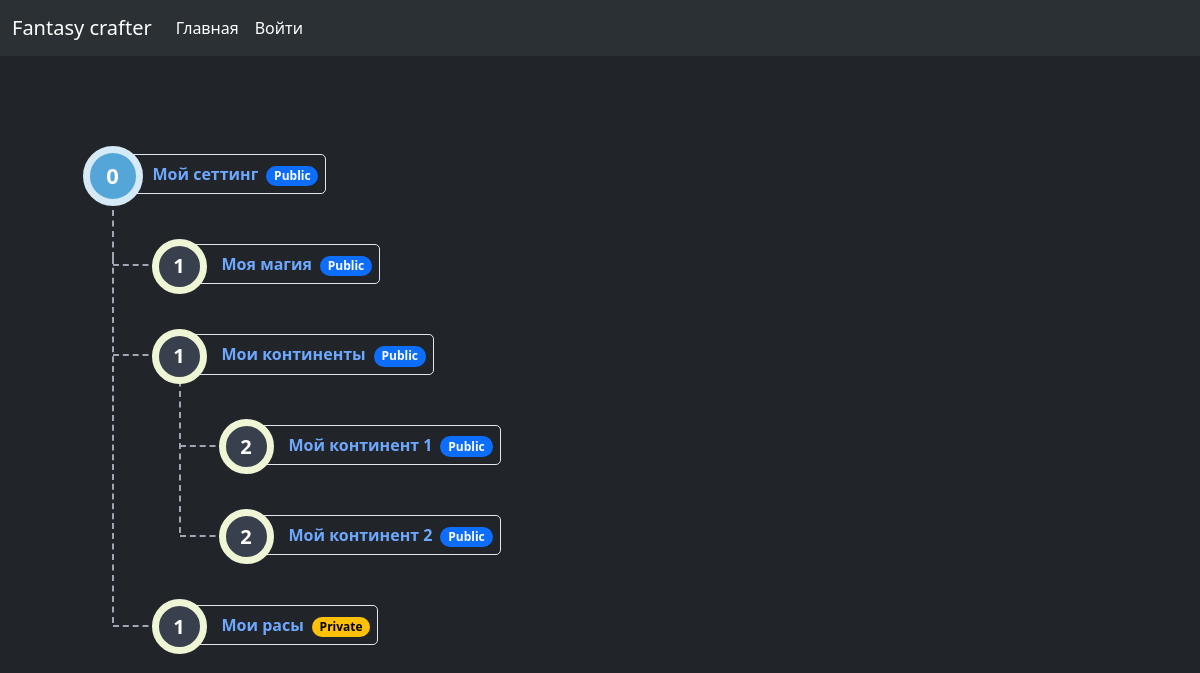
Page /show_tree/1 on the committed database.
### node_manager/models.py (models this page shows)
class Nodes(models.Model):
    name = models.CharField(max_length=200)
    access_mode = models.ForeignKey(AccessModes, null=False, blank=False, on_delete=models.DO_NOTHING)
    owner = models.ForeignKey(User, null=False, blank=False, on_delete=models.DO_NOTHING, related_name='node_owner')
    creator = models.ForeignKey(User, null=False, blank=False, on_delete=models.DO_NOTHING, related_name='node_creator')
    parent = models.ForeignKey('self', null=True, blank=True, on_delete=models.SET_NULL)
    level = models.IntegerField(default=0, null=False, blank=False)
    root_parent = models.ForeignKey('self', null=True, blank=True, on_delete=models.DO_NOTHING, related_name='root')
    class Meta:
        unique_together= (('name', 'creator'))

### node_manager/views.py (the view)
# urls.py: path('show_tree/<int:pk>', views.show_node_tree, name='show_node_tree'),
def show_node_tree(request, pk):
    try:
        root = Nodes.objects.get(pk=pk)
    except Nodes.DoesNotExist:
        return redirect("node_manager:not_found")
    if request.user != root.owner and root.access_mode.name == "private":
        return redirect("node_manager:forbidden")
    nodes = Nodes.objects.filter(root_parent=pk)
    if nodes.count() == 0:
        return redirect("node_manager:not_found")
    max_level = 0
    for node in nodes:
        if node.level > max_level:
            max_level = node.level
    return render(request, "show_node_tree.html", {"nodes": nodes, "max_level": max_level})

### node_manager/templates/show_node_tree.html (shortened to what this page needs)
{% extends 'base_layout_show_tree.html' %}
{% block content %}
<div class="container my-5">
    <div class="treeview js-treeview">
        <ul>
            {% for node in nodes %}
            <li class="node_tree_single_item" id="{{ node.id }}" parent="{{ node.parent.id }}">
                <div class="treeview__level d-inline-flex gap-2 align-items-center" data-level="{{ node.level }}">
                    <a class="level-title text-decoration-none"
                        href="{% url 'node_manager:show_node' node.id %}">{{node.name}}</a>
                    {% if node.access_mode.name == 'private' %}
                    <div class="d-flex gap-2 align-items-center">
                        <div class="fs-6"><span class="badge rounded-pill text-bg-warning">Private</span></div>
                    </div>
                    {% elif node.access_mode.name == 'public' %}
                    <div class="d-flex gap-2 align-items-center">
                        <div class="fs-6"><span class="badge rounded-pill text-bg-primary">Public</span></div>
                    </div>
                    {% endif %}
                </div>
                <ul>
                </ul>
            </li>
            {% endfor %}
        </ul>
    </div>
</div>
{% endblock %}

### static/tree_style.css (style rules this page uses)
body { margin-bottom: 6em; }
.treeview ul { list-style: none; padding-left: 32px; }
.treeview ul li { padding: 50px 0px 0px 35px; position: relative; }
.treeview ul li:before { content: ""; position: absolute; top: -26px; left: -31px; border-left: 2px dashed #a2a5b5; width: 1px; height: 100%; }
.treeview ul li:after { content: ""; position: absolute; border-top: 2px dashed #a2a5b5; top: 70px; left: -30px; width: 65px; }
.treeview ul li:last-child:before { top: -22px; height: 90px; }
.treeview > ul > li:after, .treeview > ul > li:last-child:before { content: unset; }
.treeview > ul > li:before { top: 90px; left: 36px; }
.treeview > ul > li > .treeview__level:before { height: 60px; width: 60px; top: -9.5px; background-color: #54a6d9; border: 7.5px solid #d5e9f6; font-size: 22px; }
.treeview > ul > li > ul { padding-left: 34px; }
.treeview__level { padding: 7px; padding-left: 42.5px; display: inline-block; border-radius: 5px; font-weight: 700; border: 1px solid #e3e5ef; position: relative; z-index: 1; }
.treeview__level:before { content: attr(data-level); position: absolute; left: -27.5px; top: -6.5px; display: flex; align-items: center; justify-content: center; height: 55px; width: 55px; border-radius: 50%; border: 7.5px solid #eef6d5; background-color: #37404c; color: #fff; font-size: 20px; }
.treeview .level-title { cursor: pointer; -webkit-user-select: none; -moz-user-select: none; user-select: none; }

### rows in the picture
Nodes: name "Мой сеттинг", shows "Public"
Nodes: name "Моя магия", shows "Public"
Nodes: name "Мои континенты", shows "Public"
Nodes: name "Мой континент 1", shows "Public"
Nodes: name "Мой континент 2", shows "Public"
Nodes: name "Мои расы", shows "Private"
